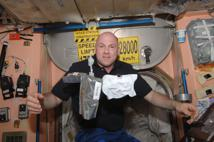
#> input picture rotation_test/ast_rot_test.jpg, 214 x 142 px
$ python rotationTest.py
#> lines starting #> are read from the running program, lines starting #| are printed output that depends on the picture; after the words box and inside, x2 and y2 are one past the last pixel; in counts of white or black regions, pixels touching at a corner belong together
'''
@author:    Matt Raymond
@about:     Created to act as a testing script to show that our coordinate
            rotation works properly
'''

import numpy as np
import matplotlib.pyplot as plt
from PIL import Image

def rotateCoordinates90(x, y, x_max, y_max, times, dir):
    if dir == "r":
        times = -times%4
    elif dir == "l":
        times = times%4
    else:
        raise ValueError("\'dir\' must be either \'r\' or \'l\'")

    if times == 0:
        return x,y
    elif times == 1:
        return y, x_max-x
    elif times == 2:
        return x_max-x, y_max-y
    else:
        return y_max-y, x


x = 106
y = 52
dir = "l"

for i in range(0,4):
    x = 106
    y = 52
    img = np.array(Image.open("./ast_rot_test.jpg"))
#> img is the input picture: shape (142, 214, 3); mean R, G, B 106.7, 91, 80.9
    x_size = img.shape[1]
#> x_size = 214
    y_size = img.shape[0]
#> y_size = 142

    if dir == "r":
        _k = 4-i
    else:
        _k=i

    # rotates to the left
    img = np.rot90(img, k=_k)

    x,y = rotateCoordinates90(x, y, x_size, y_size, i, dir)
#> x = 106; y = 52
    img[y,x] = [255,0,0]
#> img: shape (142, 214, 3); under 0.01% of pixels changed, all inside (x1, y1, x2, y2) = (106, 52, 107, 53)

    plt.subplot(2, 2, i+1)
    plt.title("Rotate {} {} times".format(str.upper(dir), i))
    plt.imshow(img)

plt.tight_layout()
plt.show()
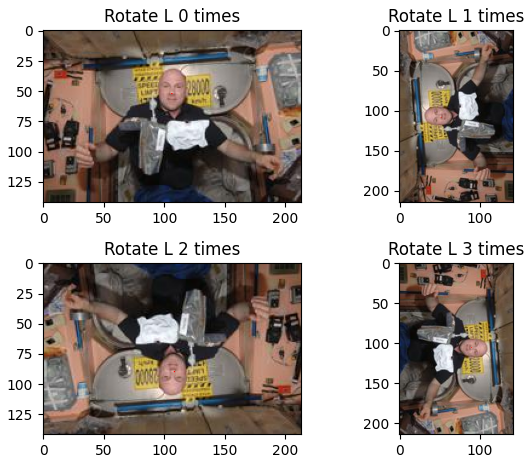
#> figure drawn by matplotlib, 4 panels
